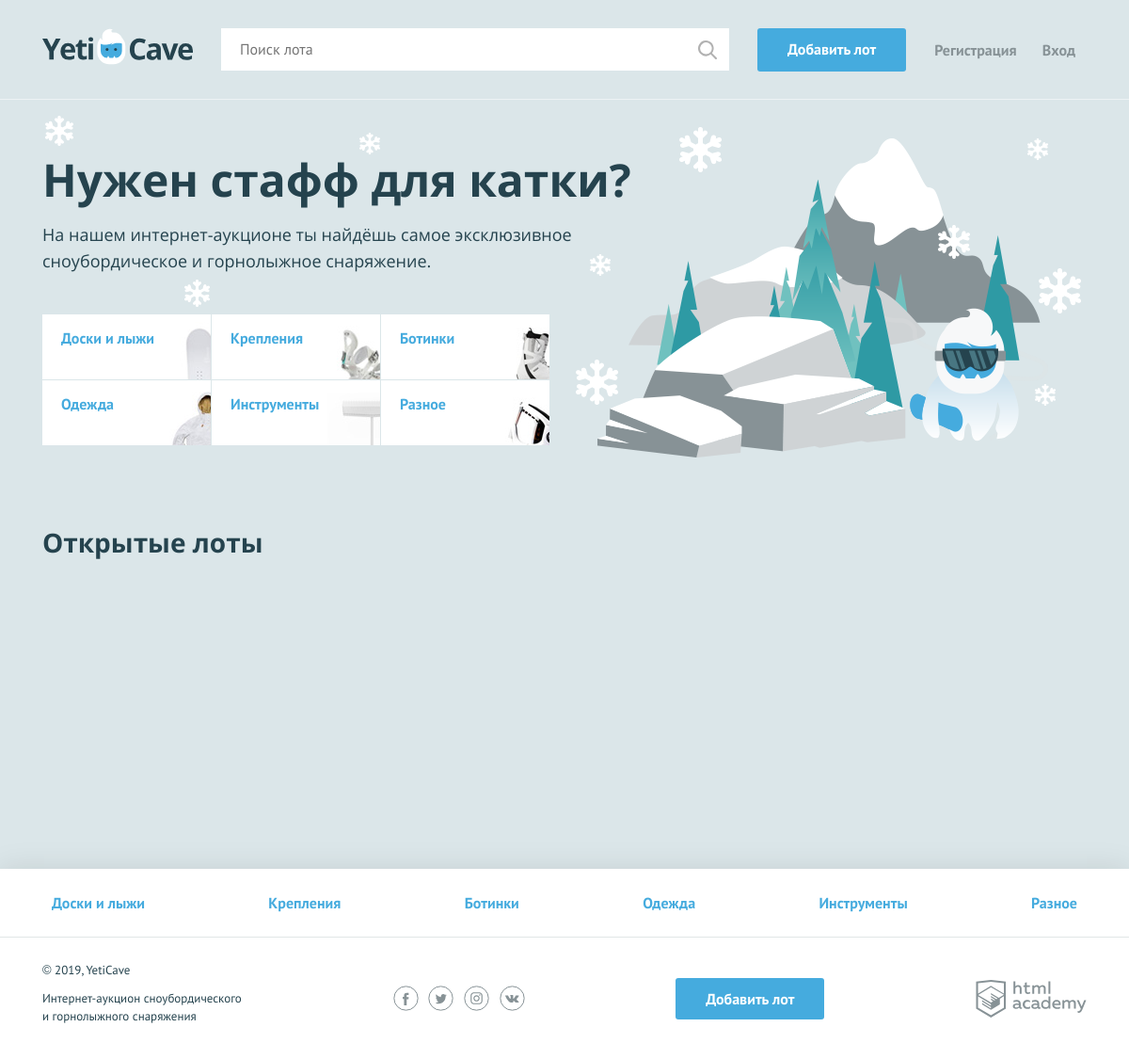
The page /index.php on the database its author committed.
### tables this page shows
CREATE TABLE categories
(
   id INT NOT NULL AUTO_INCREMENT PRIMARY KEY,
   category varchar(255) NOT NULL,
   code varchar(255) NOT NULL
);

### index.php (called while the page is built)
<?php
include(__DIR__.'/bootstrap.php');
$lots = select_lots($con);
show_page("main.php","Главная",['lots' =>$lots],$categorys);

### bootstrap.php (called while the page is built, shortened)
<?php
require __DIR__."/helpers.php";
require __DIR__."/sql_models.php";
$con = mysqli_connect($db_host,$db_name,$db_password,$db_database);
mysqli_set_charset($con, "utf8mb4");
$select_categories =
    "SELECT categories.*
    FROM categories";
$result = $con->query($select_categories);

### sql_models.php (called while the page is built, shortened)
<?php
function select_lots($sql_host){
    $select_lots =
    "SELECT lots.id ,lots.date_create,name,start_price,img_link,
    MAX(COALESCE(bids.price,lots.start_price)) AS price,
    date_completion ,category
    FROM lots
    LEFT JOIN bids
    ON lots.id = bids.lot_id
    LEFT JOIN categories
    ON lots.category_id = categories.id
    WHERE lots.date_completion >= NOW()
    GROUP BY lots.id
    ORDER BY lots.date_create DESC;";
    return mysqli_fetch_all(mysqli_query($sql_host,$select_lots),MYSQLI_ASSOC);
}

### templates/main.php (the view, shortened to what this page needs)
<main class="container">
    <section class="promo">
        <h2 class="promo__title">Нужен стафф для катки?</h2>
        <p class="promo__text">На нашем интернет-аукционе ты найдёшь самое эксклюзивное сноубордическое и горнолыжное снаряжение.</p>
        <ul class="promo__list">
        <?php foreach($categorys as $category):?>
            <li class="promo__item promo__item--<?=e($category['code'])?>">
                <a class="promo__link" href="all-lots.php?id=<?=e($category['id'])?>"><?=e($category['category'])?></a>
            </li>
            <?php endforeach;?>
        </ul>
    </section>
    <section class="lots">
        <div class="lots__header">
            <h2>Открытые лоты</h2>
        </div>
    </section>
</main>

### templates/layout.php (shortened to what this page needs)
<!DOCTYPE html>
<html lang="ru">
<head>
    <link href="../css/normalize.min.css" rel="stylesheet">
    <link href="../css/style.css" rel="stylesheet">
    <link href="../css/flatpickr.min.css" rel="stylesheet">
</head>
<body>
<div class="page-wrapper">
<header class="main-header">
    <div class="main-header__container container">
        <a class="main-header__logo" href="index.php">
            <img src="../img/logo.svg" width="160" height="39" alt="Логотип компании YetiCave">
        </a>
        <form class="main-header__search" method="get" action="/search.php" autocomplete="off">
            <input type="search" name="search" placeholder="Поиск лота" value = "<?=e(($_GET['search']) ?? "")?>">
            <input class="main-header__search-btn" type="submit">
        </form>
        <a class="main-header__add-lot button" href="add.php">Добавить лот</a>
        <?php if($is_auth == 1):?>
        <nav class="user-menu">
        <div class="user-menu__logged">
        <p><?= $user_name?></p>
        <a class="user-menu__bets" href="my-bets.php">Мои ставки</a>
        <a class="user-menu__logout" href="<?="logout.php"?>">Выход</a>
       </div>
        <?php else:?>
            <ul class="user-menu__list">
                <li class="user-menu__item">
                    <a href="sign-up.php">Регистрация</a>
                </li>
                <li class="user-menu__item">
                    <a href="login.php">Вход</a>
                </li>
            </ul>
        <?php endif;?>
    </div>
</header>
<main class="content"><?= $content; ?></main>
</div>
<footer class="main-footer">
    <nav class="nav">
      <ul class="nav__list container">
        <?php foreach($categorys as $category):?>
        <li class="nav__item <?=($_GET['id'] == $category["id"]) ? "nav__item--current":""?>">
          <a href="all-lots.php?id=<?=e($category["id"])?>"><?=e($category["category"])?></a>
        </li>
        <?php endforeach;?>
      </ul>
    </nav>
    <div class="main-footer__bottom container">
        <div class="main-footer__copyright">
            <p>© 2019, YetiCave</p>
            <p>Интернет-аукцион сноубордического и горнолыжного снаряжения</p>
        </div>
        <div class="main-footer__social social">
            <a class="social__link social__link--facebook" href="#">
            </a>
            <a class="social__link social__link--twitter" href="#">
            </a>
            <a class="social__link social__link--instagram" href="#">
            </a>
            <a class="social__link social__link--vkontakte" href="#">
            </a>
        </div>
        <a class="main-footer__add-lot button" href="add.php">Добавить лот</a>
        <div class="main-footer__developed-by">
            <a class="logo-academy" href="https://htmlacademy.ru/intensive/php">
            </a>
        </div>
    </div>
</footer>
</body>
</html>

### helpers.php (shortened to what this page needs)
<?php
function include_template($name, array $data = []) {
    $name = __DIR__ .'/templates/' . $name;
    extract($data);
    require $name;
    $result = ob_get_clean();
    return $result;
}
function show_page($tempates_name,$title_name,$content_array = [],$categorys){
    $is_auth = 1;
    if(!isset($_SESSION['user']['name'])){
        $is_auth = 0;
    }
    $content = include_template($tempates_name,array_merge(['categorys' => $categorys,'is_auth' => $is_auth],$content_array));
    $page = include_template("layout.php",[ 'content' => $content,
                                            'categorys' => $categorys,
                                            'is_auth' => $is_auth,
                                            'title_name' => $title_name,
                                            'user_name' => $_SESSION['user']['name']]);
    print($page);
}
function e($output){
    return htmlspecialchars($output,ENT_QUOTES);
}

### rows shown on the page
categories: shows a picture, category "Доски и лыжи"
categories: shows a picture, category "Крепления"
categories: shows a picture, category "Ботинки"
categories: shows a picture, category "Одежда"
categories: shows a picture, category "Инструменты"
categories: shows a picture, category "Разное"
